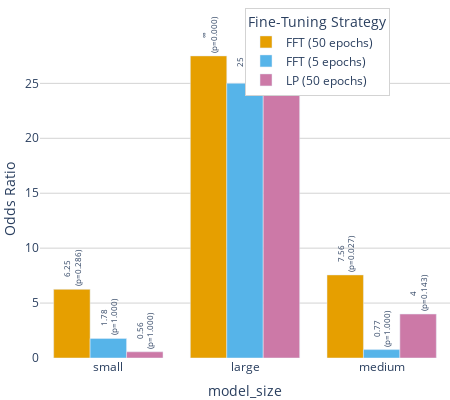

Here is the notebook cell this chart was saved with:
### Code cell
import plotly.express as px
import pandas as pd
import numpy as np

# Add sample size column
results_df["sample_size"] = results_df["trades_wins"] + results_df["classic_wins"]

# 3)  pretty text – use “∞” for the truly infinite ones
def fmt_or(x):
    if np.isinf(x):
        return "∞"
    return f"{x:.2f}" if x % 1 else f"{int(x)}"

results_df["text_label"] = (
    results_df.apply(
        lambda r: (
            f"{fmt_or(r['odds_ratio'])}"
            f"<br>(p={r['p_value']:.3f})"
            #f"<br>n={r['sample_size']}"
        ),
        axis=1,
    )
)

# cap infinite values at 10 % above the largest finite OR
finite_mask = np.isfinite(results_df["odds_ratio"])
finite_max  = results_df.loc[finite_mask, "odds_ratio"].max()
cap_value   = finite_max * 1.10

results_df["odds_ratio2"] = results_df["odds_ratio"].replace([np.inf, -np.inf],
                                                             cap_value)

if group == "pre_training_strategy":
    label_map = {
        "self-supervised (multimodal)": "self-sup<br>(multimodal)",
        "supervised (robust)": "sup<br>(robust)",
        "supervised": "sup",
        "hybrid": "hybrid",
        "self-supervised": "self-sup"
    }

    results_df["cond"] = results_df["cond"].map(label_map)


# Color-blind-friendly palette (Color Universal Design, up to 8 categories)
color_blind_palette = [
    "#E69F00",  # orange
    "#56B4E9",  # blue
    "#CC79A7",  # pink
    "#0072B2",  # dark blue
    "#D55E00",  # vermillion
    "#009E73",  # green
    "#F0E442",  # yellow
    "#999999",  # gray
]

# Optional: Create a mapping from unique `fts` values to color
fts_unique = results_df["fts"].unique()
color_discrete_map = {
    fts: color_blind_palette[i % len(color_blind_palette)]
    for i, fts in enumerate(fts_unique)
}


fig = px.bar(
    results_df,
    x="cond",
    y="odds_ratio2",
    color="fts",
    barmode="group",
    text="text_label",
    labels={"cond": "{}".format(group), "odds_ratio2": "Odds Ratio", "fts": "Fine-Tuning Strategy"},
    color_discrete_map=color_discrete_map
)

# Update traces for text styling
fig.update_traces(
    textposition="outside",
    textangle=-90,
    textfont=dict(size=6),
    cliponaxis=False
)

fig.update_layout(
            margin=dict(l=0, r=0, t=40, b=0),  # remove all outer margins
            width=450,    # in pixels (~2.5 inches at 96 DPI)
            height=400,    # in pixels (~1.875 inches)
            yaxis_title="Odds Ratio",
            xaxis_title="{}".format(group),            
            # White background
            plot_bgcolor="white",
            paper_bgcolor="white",
            
            # Light grey grid
            xaxis=dict(showgrid=False, gridcolor="lightgrey"),
            yaxis=dict(showgrid=True, gridcolor="lightgrey"),
            uniformtext_minsize=8,
            uniformtext_mode='show',
            showlegend = True,
            
            # Legend inside figure
            legend=dict(
                font=dict(size=12),
                yanchor="top",
                xanchor="left",   # anchor point for x position
                x=0.5,           # move legend to the left side
                y=1.1,           # optional: near the top
                bgcolor="rgba(255,255,255,1)",
                bordercolor="lightgrey",
                borderwidth=1
            )
        )

fig.show()
fig.write_image("./paper_figures/oddsratio_TRADES_outperforms_{}.png".format(group), scale=3  )

### Figure 1 — Plotly figure (JSON) as saved in the notebook; plotly's stock layout.template omitted (floating-point values rounded to 4 significant figures)
{"data": [{"alignmentgroup": "True", "cliponaxis": false, "hovertemplate": "Fine-Tuning Strategy=FFT (50 epochs)<br>model_size=%{x}<br>Odds Ratio=%{y}<br>text_label=%{text}<extra></extra>", "legendgroup": "FFT (50 epochs)", "marker": {"color": "#E69F00", "pattern": {"shape": ""}}, "name": "FFT (50 epochs)", "offsetgroup": "FFT (50 epochs)", "orientation": "v", "showlegend": true, "text": ["6.25<br>(p=0.286)", "∞<br>(p=0.000)", "7.56<br>(p=0.027)"], "textangle": -90, "textfont": {"size": 6}, "textposition": "outside", "type": "bar", "x": ["small", "large", "medium"], "xaxis": "x", "y": [6.25, 27.5, 7.562], "yaxis": "y"}, {"alignmentgroup": "True", "cliponaxis": false, "hovertemplate": "Fine-Tuning Strategy=FFT (5 epochs)<br>model_size=%{x}<br>Odds Ratio=%{y}<br>text_label=%{text}<extra></extra>", "legendgroup": "FFT (5 epochs)", "marker": {"color": "#56B4E9", "pattern": {"shape": ""}}, "name": "FFT (5 epochs)", "offsetgroup": "FFT (5 epochs)", "orientation": "v", "showlegend": true, "text": ["1.78<br>(p=1.000)", "25<br>(p=0.000)", "0.77<br>(p=1.000)"], "textangle": -90, "textfont": {"size": 6}, "textposition": "outside", "type": "bar", "x": ["small", "large", "medium"], "xaxis": "x", "y": [1.778, 25.0, 0.7656], "yaxis": "y"}, {"alignmentgroup": "True", "cliponaxis": false, "hovertemplate": "Fine-Tuning Strategy=LP (50 epochs)<br>model_size=%{x}<br>Odds Ratio=%{y}<br>text_label=%{text}<extra></extra>", "legendgroup": "LP (50 epochs)", "marker": {"color": "#CC79A7", "pattern": {"shape": ""}}, "name": "LP (50 epochs)", "offsetgroup": "LP (50 epochs)", "orientation": "v", "showlegend": true, "text": ["0.56<br>(p=1.000)", "25<br>(p=0.000)", "4<br>(p=0.143)"], "textangle": -90, "textfont": {"size": 6}, "textposition": "outside", "type": "bar", "x": ["small", "large", "medium"], "xaxis": "x", "y": [0.5625, 25.0, 4.0], "yaxis": "y"}], "layout": {"barmode": "group", "height": 400, "legend": {"bgcolor": "rgba(255,255,255,1)", "bordercolor": "lightgrey", "borderwidth": 1, "font": {"size": 12}, "title": {"text": "Fine-Tuning Strategy"}, "tracegroupgap": 0, "x": 0.5, "xanchor": "left", "y": 1.1, "yanchor": "top"}, "margin": {"b": 0, "l": 0, "r": 0, "t": 40}, "paper_bgcolor": "white", "plot_bgcolor": "white", "showlegend": true, "uniformtext": {"minsize": 8, "mode": "show"}, "width": 450, "xaxis": {"anchor": "y", "domain": [0, 1], "gridcolor": "lightgrey", "showgrid": false, "title": {"text": "model_size"}}, "yaxis": {"anchor": "x", "domain": [0, 1], "gridcolor": "lightgrey", "showgrid": true, "title": {"text": "Odds Ratio"}}}}
